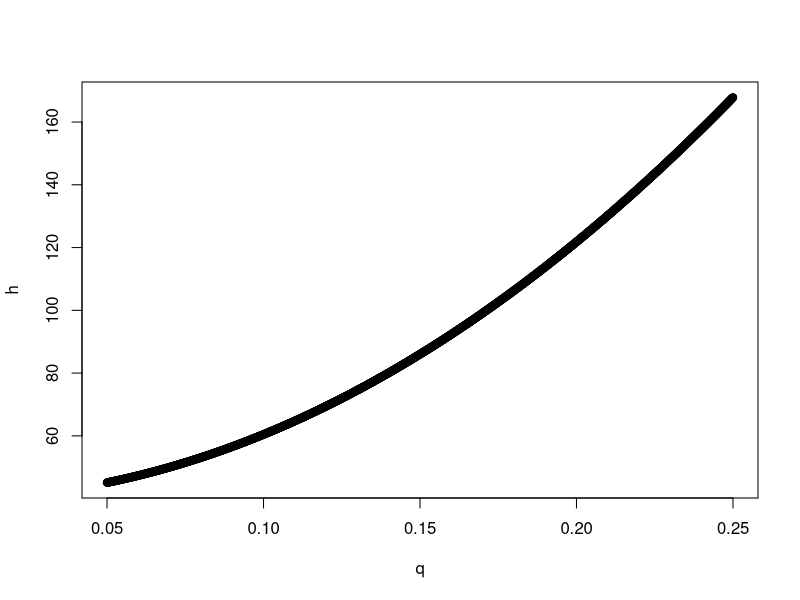
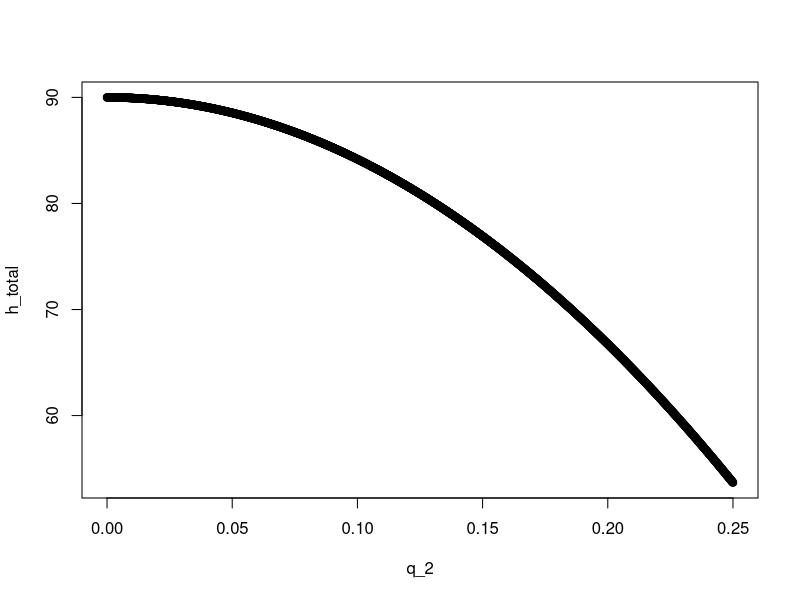
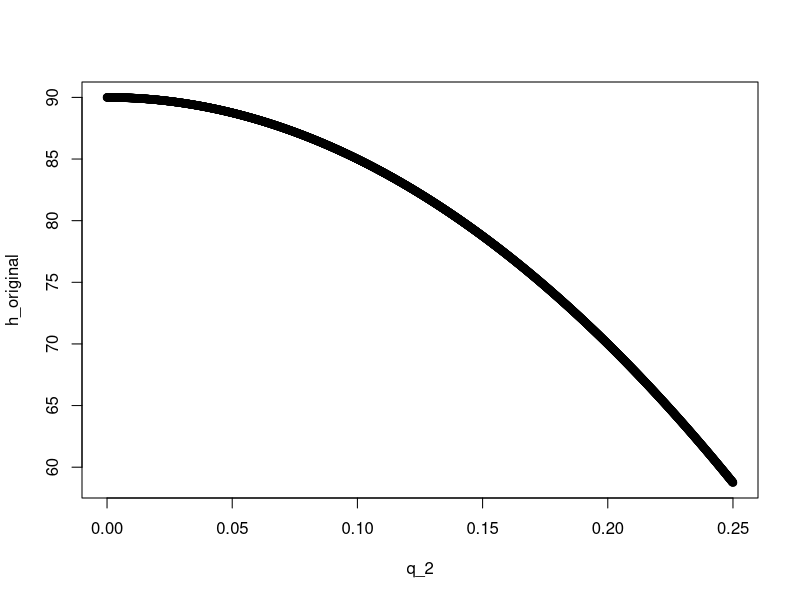

These figures' R source, in order: (Note: this script raises an error after producing the figures.)

#question2
q <- seq(from=0.05,to=0.25,length=2000)
q_square <- q^2
 
z <- rep(40,length(q))

h <- z+ 2045.61*q_square
plot(q,h)


#question 3

q_2 <- seq(from=0,to=0.25,length=2500)
h_original <- 90-500*q_2^2

h_total <- 90-571.56*q_2^2-7.78*q_2^1.852

plot(q_2,h_total)

plot(q_2,h_original)

dat <- data.frame(q,h,h_total)
#question 4
f <- function(q_11){
  f<-50-2617.17*q_11^2-7.78*q_11^1.852
  return(f)
}

f_dash <- function(q_11){
  f_dash <- -5234.34*q_11-14.40*q_11^0.852
  return(f_dash)
}

x_initial <- 0.05
 x_next <- x_initial - f(x_initial)/f_dash(x_initial)
error <- ((x_next-x_initial)/x_initial)*100
 run<- 0
while(abs(error)>=0.1){
  x_initial <- x_next
  x_next <- x_initial - f(x_initial)/f_dash(x_initial)
  error <- ((x_next-x_initial)/x_initial)*100
  run <- run+1
}
x_next
error

